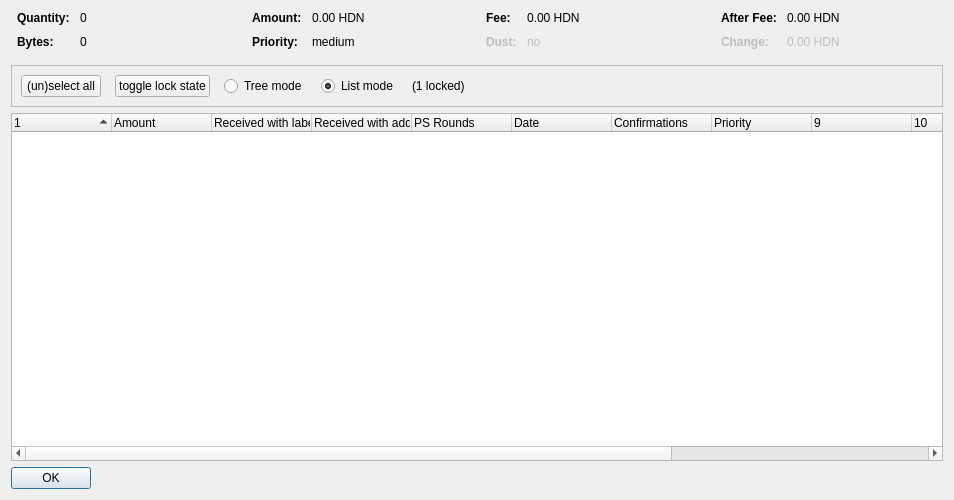
<?xml version="1.0" encoding="UTF-8"?>
<ui version="4.0">
 <class>CoinControlDialog</class>
 <widget class="QDialog" name="CoinControlDialog">
  <property name="geometry">
   <rect>
    <x>0</x>
    <y>0</y>
    <width>954</width>
    <height>500</height>
   </rect>
  </property>
  <property name="windowTitle">
   <string>Coin Selection</string>
  </property>
  <layout class="QVBoxLayout" name="verticalLayout">
   <item>
    <layout class="QHBoxLayout" name="horizontalLayoutTop" stretch="0,0,0,0">
     <property name="topMargin">
      <number>0</number>
     </property>
     <property name="bottomMargin">
      <number>10</number>
     </property>
     <item>
      <layout class="QFormLayout" name="formLayoutCoinControl1">
       <property name="horizontalSpacing">
        <number>10</number>
       </property>
       <property name="verticalSpacing">
        <number>10</number>
       </property>
       <property name="leftMargin">
        <number>6</number>
       </property>
       <property name="rightMargin">
        <number>6</number>
       </property>
       <item row="0" column="0">
        <widget class="QLabel" name="labelCoinControlQuantityText">
         <property name="font">
          <font>
           <weight>75</weight>
           <bold>true</bold>
          </font>
         </property>
         <property name="text">
          <string>Quantity:</string>
         </property>
        </widget>
       </item>
       <item row="0" column="1">
        <widget class="QLabel" name="labelCoinControlQuantity">
         <property name="cursor">
          <cursorShape>IBeamCursor</cursorShape>
         </property>
         <property name="contextMenuPolicy">
          <enum>Qt::ActionsContextMenu</enum>
         </property>
         <property name="text">
          <string notr="true">0</string>
         </property>
         <property name="textInteractionFlags">
          <set>Qt::LinksAccessibleByMouse|Qt::TextSelectableByKeyboard|Qt::TextSelectableByMouse</set>
         </property>
        </widget>
       </item>
       <item row="1" column="0">
        <widget class="QLabel" name="labelCoinControlBytesText">
         <property name="font">
          <font>
           <weight>75</weight>
           <bold>true</bold>
          </font>
         </property>
         <property name="text">
          <string>Bytes:</string>
         </property>
        </widget>
       </item>
       <item row="1" column="1">
        <widget class="QLabel" name="labelCoinControlBytes">
         <property name="cursor">
          <cursorShape>IBeamCursor</cursorShape>
         </property>
         <property name="contextMenuPolicy">
          <enum>Qt::ActionsContextMenu</enum>
         </property>
         <property name="text">
          <string notr="true">0</string>
         </property>
         <property name="textInteractionFlags">
          <set>Qt::LinksAccessibleByMouse|Qt::TextSelectableByKeyboard|Qt::TextSelectableByMouse</set>
         </property>
        </widget>
       </item>
      </layout>
     </item>
     <item>
      <layout class="QFormLayout" name="formLayoutCoinControl2">
       <property name="horizontalSpacing">
        <number>10</number>
       </property>
       <property name="verticalSpacing">
        <number>10</number>
       </property>
       <property name="leftMargin">
        <number>6</number>
       </property>
       <property name="rightMargin">
        <number>6</number>
       </property>
       <item row="0" column="0">
        <widget class="QLabel" name="labelCoinControlAmountText">
         <property name="font">
          <font>
           <weight>75</weight>
           <bold>true</bold>
          </font>
         </property>
         <property name="text">
          <string>Amount:</string>
         </property>
        </widget>
       </item>
       <item row="0" column="1">
        <widget class="QLabel" name="labelCoinControlAmount">
         <property name="cursor">
          <cursorShape>IBeamCursor</cursorShape>
         </property>
         <property name="contextMenuPolicy">
          <enum>Qt::ActionsContextMenu</enum>
         </property>
         <property name="text">
          <string notr="true">0.00 HDN</string>
         </property>
         <property name="textInteractionFlags">
          <set>Qt::LinksAccessibleByMouse|Qt::TextSelectableByKeyboard|Qt::TextSelectableByMouse</set>
         </property>
        </widget>
       </item>
       <item row="1" column="0">
        <widget class="QLabel" name="labelCoinControlPriorityText">
         <property name="font">
          <font>
           <weight>75</weight>
           <bold>true</bold>
          </font>
         </property>
         <property name="text">
          <string>Priority:</string>
         </property>
        </widget>
       </item>
       <item row="1" column="1">
        <widget class="QLabel" name="labelCoinControlPriority">
         <property name="cursor">
          <cursorShape>IBeamCursor</cursorShape>
         </property>
         <property name="contextMenuPolicy">
          <enum>Qt::ActionsContextMenu</enum>
         </property>
         <property name="text">
          <string>medium</string>
         </property>
         <property name="textInteractionFlags">
          <set>Qt::LinksAccessibleByMouse|Qt::TextSelectableByKeyboard|Qt::TextSelectableByMouse</set>
         </property>
        </widget>
       </item>
      </layout>
     </item>
     <item>
      <layout class="QFormLayout" name="formLayoutCoinControl3">
       <property name="horizontalSpacing">
        <number>10</number>
       </property>
       <property name="verticalSpacing">
        <number>10</number>
       </property>
       <property name="leftMargin">
        <number>6</number>
       </property>
       <property name="rightMargin">
        <number>6</number>
       </property>
       <item row="0" column="0">
        <widget class="QLabel" name="labelCoinControlFeeText">
         <property name="font">
          <font>
           <weight>75</weight>
           <bold>true</bold>
          </font>
         </property>
         <property name="text">
          <string>Fee:</string>
         </property>
        </widget>
       </item>
       <item row="0" column="1">
        <widget class="QLabel" name="labelCoinControlFee">
         <property name="cursor">
          <cursorShape>IBeamCursor</cursorShape>
         </property>
         <property name="contextMenuPolicy">
          <enum>Qt::ActionsContextMenu</enum>
         </property>
         <property name="text">
          <string notr="true">0.00 HDN</string>
         </property>
         <property name="textInteractionFlags">
          <set>Qt::LinksAccessibleByMouse|Qt::TextSelectableByKeyboard|Qt::TextSelectableByMouse</set>
         </property>
        </widget>
       </item>
       <item row="1" column="0">
        <widget class="QLabel" name="labelCoinControlLowOutputText">
         <property name="enabled">
          <bool>false</bool>
         </property>
         <property name="font">
          <font>
           <weight>75</weight>
           <bold>true</bold>
          </font>
         </property>
         <property name="text">
          <string>Dust:</string>
         </property>
        </widget>
       </item>
       <item row="1" column="1">
        <widget class="QLabel" name="labelCoinControlLowOutput">
         <property name="enabled">
          <bool>false</bool>
         </property>
         <property name="cursor">
          <cursorShape>IBeamCursor</cursorShape>
         </property>
         <property name="contextMenuPolicy">
          <enum>Qt::ActionsContextMenu</enum>
         </property>
         <property name="text">
          <string>no</string>
         </property>
         <property name="textInteractionFlags">
          <set>Qt::LinksAccessibleByMouse|Qt::TextSelectableByKeyboard|Qt::TextSelectableByMouse</set>
         </property>
        </widget>
       </item>
      </layout>
     </item>
     <item>
      <layout class="QFormLayout" name="formLayoutCoinControl4">
       <property name="horizontalSpacing">
        <number>10</number>
       </property>
       <property name="verticalSpacing">
        <number>10</number>
       </property>
       <property name="leftMargin">
        <number>6</number>
       </property>
       <property name="rightMargin">
        <number>6</number>
       </property>
       <item row="0" column="0">
        <widget class="QLabel" name="labelCoinControlAfterFeeText">
         <property name="font">
          <font>
           <weight>75</weight>
           <bold>true</bold>
          </font>
         </property>
         <property name="text">
          <string>After Fee:</string>
         </property>
        </widget>
       </item>
       <item row="0" column="1">
        <widget class="QLabel" name="labelCoinControlAfterFee">
         <property name="cursor">
          <cursorShape>IBeamCursor</cursorShape>
         </property>
         <property name="contextMenuPolicy">
          <enum>Qt::ActionsContextMenu</enum>
         </property>
         <property name="text">
          <string notr="true">0.00 HDN</string>
         </property>
         <property name="textInteractionFlags">
          <set>Qt::LinksAccessibleByMouse|Qt::TextSelectableByKeyboard|Qt::TextSelectableByMouse</set>
         </property>
        </widget>
       </item>
       <item row="1" column="0">
        <widget class="QLabel" name="labelCoinControlChangeText">
         <property name="enabled">
          <bool>false</bool>
         </property>
         <property name="font">
          <font>
           <weight>75</weight>
           <bold>true</bold>
          </font>
         </property>
         <property name="text">
          <string>Change:</string>
         </property>
        </widget>
       </item>
       <item row="1" column="1">
        <widget class="QLabel" name="labelCoinControlChange">
         <property name="enabled">
          <bool>false</bool>
         </property>
         <property name="cursor">
          <cursorShape>IBeamCursor</cursorShape>
         </property>
         <property name="contextMenuPolicy">
          <enum>Qt::ActionsContextMenu</enum>
         </property>
         <property name="text">
          <string notr="true">0.00 HDN</string>
         </property>
         <property name="textInteractionFlags">
          <set>Qt::LinksAccessibleByMouse|Qt::TextSelectableByKeyboard|Qt::TextSelectableByMouse</set>
         </property>
        </widget>
       </item>
      </layout>
     </item>
    </layout>
   </item>
   <item>
    <widget class="QFrame" name="frame">
     <property name="minimumSize">
      <size>
       <width>0</width>
       <height>40</height>
      </size>
     </property>
     <property name="frameShape">
      <enum>QFrame::StyledPanel</enum>
     </property>
     <property name="frameShadow">
      <enum>QFrame::Sunken</enum>
     </property>
     <layout class="QHBoxLayout" name="horizontalLayout">
      <item>
       <layout class="QHBoxLayout" name="horizontalLayoutPanel" stretch="0,0,0,0,0,0">
        <property name="spacing">
         <number>14</number>
        </property>
        <item>
         <widget class="QPushButton" name="pushButtonSelectAll">
          <property name="sizePolicy">
           <sizepolicy hsizetype="Maximum" vsizetype="Fixed">
            <horstretch>0</horstretch>
            <verstretch>0</verstretch>
           </sizepolicy>
          </property>
          <property name="text">
           <string>(un)select all</string>
          </property>
          <property name="autoDefault">
           <bool>false</bool>
          </property>
         </widget>
        </item>
        <item>
         <widget class="QPushButton" name="pushButtonToggleLock">
          <property name="sizePolicy">
           <sizepolicy hsizetype="Maximum" vsizetype="Fixed">
            <horstretch>0</horstretch>
            <verstretch>0</verstretch>
           </sizepolicy>
          </property>
          <property name="text">
           <string>toggle lock state</string>
          </property>
          <property name="autoDefault">
           <bool>false</bool>
          </property>
         </widget>
        </item>
        <item>
         <widget class="QRadioButton" name="radioTreeMode">
          <property name="sizePolicy">
           <sizepolicy hsizetype="Maximum" vsizetype="Fixed">
            <horstretch>0</horstretch>
            <verstretch>0</verstretch>
           </sizepolicy>
          </property>
          <property name="text">
           <string>Tree mode</string>
          </property>
         </widget>
        </item>
        <item>
         <widget class="QRadioButton" name="radioListMode">
          <property name="sizePolicy">
           <sizepolicy hsizetype="Maximum" vsizetype="Fixed">
            <horstretch>0</horstretch>
            <verstretch>0</verstretch>
           </sizepolicy>
          </property>
          <property name="text">
           <string>List mode</string>
          </property>
          <property name="checked">
           <bool>true</bool>
          </property>
         </widget>
        </item>
        <item>
         <widget class="QLabel" name="labelLocked">
          <property name="text">
           <string>(1 locked)</string>
          </property>
         </widget>
        </item>
        <item>
         <spacer name="horizontalSpacer">
          <property name="orientation">
           <enum>Qt::Horizontal</enum>
          </property>
          <property name="sizeHint" stdset="0">
           <size>
            <width>40</width>
            <height>20</height>
           </size>
          </property>
         </spacer>
        </item>
       </layout>
      </item>
     </layout>
    </widget>
   </item>
   <item>
    <widget class="CoinControlTreeWidget" name="treeWidget">
     <property name="contextMenuPolicy">
      <enum>Qt::CustomContextMenu</enum>
     </property>
     <property name="sortingEnabled">
      <bool>false</bool>
     </property>
     <property name="columnCount">
      <number>13</number>
     </property>
     <attribute name="headerShowSortIndicator" stdset="0">
      <bool>true</bool>
     </attribute>
     <attribute name="headerStretchLastSection">
      <bool>false</bool>
     </attribute>
     <column>
      <property name="text">
       <string/>
      </property>
     </column>
     <column>
      <property name="text">
       <string>Amount</string>
      </property>
     </column>
     <column>
      <property name="text">
       <string>Received with label</string>
      </property>
     </column>
     <column>
      <property name="text">
       <string>Received with address</string>
      </property>
     </column>
     <column>
      <property name="text">
       <string>PS Rounds</string>
      </property>
     </column>
     <column>
      <property name="text">
       <string>Date</string>
      </property>
     </column>
     <column>
      <property name="text">
       <string>Confirmations</string>
      </property>
      <property name="toolTip">
       <string>Confirmed</string>
      </property>
     </column>
     <column>
      <property name="text">
       <string>Priority</string>
      </property>
     </column>
     <column>
      <property name="text">
       <string/>
      </property>
     </column>
     <column>
      <property name="text">
       <string/>
      </property>
     </column>
     <column>
      <property name="text">
       <string/>
      </property>
     </column>
     <column>
      <property name="text">
       <string/>
      </property>
     </column>
     <column>
      <property name="text">
       <string/>
      </property>
     </column>
    </widget>
   </item>
   <item>
    <widget class="QDialogButtonBox" name="buttonBox">
     <property name="sizePolicy">
      <sizepolicy hsizetype="Maximum" vsizetype="Fixed">
       <horstretch>0</horstretch>
       <verstretch>0</verstretch>
      </sizepolicy>
     </property>
     <property name="orientation">
      <enum>Qt::Horizontal</enum>
     </property>
     <property name="standardButtons">
      <set>QDialogButtonBox::Ok</set>
     </property>
    </widget>
   </item>
  </layout>
 </widget>
 <customwidgets>
  <customwidget>
   <class>CoinControlTreeWidget</class>
   <extends>QTreeWidget</extends>
   <header>coincontroltreewidget.h</header>
  </customwidget>
 </customwidgets>
 <resources/>
 <connections/>
</ui>
